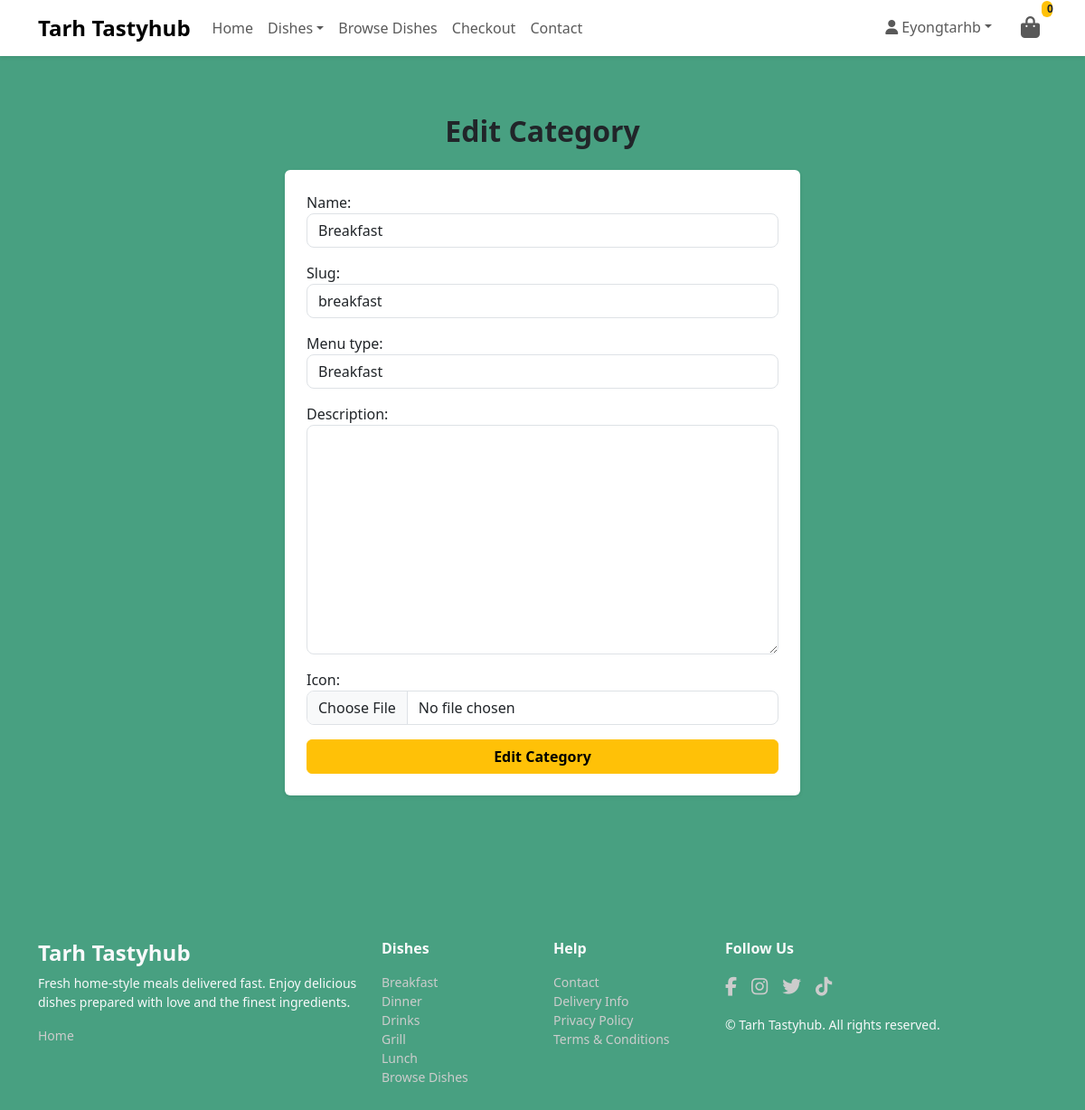
The app's page /dishes/category/edit/breakfast/ (signed in) with its own data.
### dishes/models.py (models this page shows, shortened)
class Category(models.Model):
    name = models.CharField(max_length=100, unique=True)
    slug = models.SlugField(max_length=100, unique=True, db_index=True)
    menu_type = models.CharField(
        max_length=50,
        choices=(
            ('Breakfast', 'Breakfast'),
            ('Lunch', 'Lunch'),
            ('Dinner', 'Dinner'),
            ('Grill', 'Grill'),
            ('Drinks', 'Drinks'),
        ),
        default='Breakfast'  # <-- added default to fix migration
    )
    description = models.TextField(blank=True, null=True)
    icon = models.ImageField(upload_to='category_icons/', blank=True, null=True)
    class Meta:
        verbose_name_plural = 'Categories'
        ordering = ('name',)
    def __str__(self):
        return self.name

### dishes/views.py (the view)
# urls.py: path('category/edit/<slug:slug>/', views.edit_category, name='edit_category'),
@login_required
@user_passes_test(admin_required)
def edit_category(request, slug):
    category = get_object_or_404(Category, slug=slug)
    if request.method == "POST":
        form = CategoryForm(request.POST, instance=category)
        if form.is_valid():
            form.save()
            cache.delete("cached_category_menu")
            cache.delete(f"category_dishes_{slug}")
            return redirect("dish_list_by_category", category_slug=category.slug)
    else:
        form = CategoryForm(instance=category)
    return render(
        request,
        "dishes/add_edit_category.html",
        {"form": form, "action": "Edit"},
    )

### dishes/forms.py
class CategoryForm(forms.ModelForm):
    class Meta:
        model = Category
        fields = ('name', 'slug', 'menu_type', 'description', 'icon')
    def __init__(self, *args, **kwargs):
        super().__init__(*args, **kwargs)
        for field in self.fields.values():
            field.widget.attrs['class'] = 'form-control mb-2'

### dishes/context_processors.py (called while the page is built)
def menu_dishes(request):
    menu = cache.get('menu_dishes')
    if menu is None:
        menu = {}
        menu_types = ['Breakfast', 'Lunch', 'Grill', 'Drinks']
        for menu_type in menu_types:
            categories = Category.objects.filter(menu_type=menu_type).prefetch_related('dishes')
            menu[menu_type] = {
                category.name: category.dishes.filter(available=True)
                for category in categories
            }
        cache.set('menu_dishes', menu, 60 * 60)  # cache for 1 hour
    return {'menu_dishes': menu}

def categories_nav(request):
    categories = cache.get('nav_categories')
    if categories is None:
        categories = list(Category.objects.only('name', 'slug'))
        cache.set('nav_categories', categories, 60 * 60)  # cache for 1 hour
    return {'categories': categories}

### dishes/models.py (called while the page is built)
    def get_queryset(self):
        return DishQuerySet(self.model, using=self._db)

### dishes/views.py (called while the page is built)
def admin_required(user):
    return user.is_staff

### dishes/templates/dishes/add_edit_category.html (shortened to what this page needs)
{% extends 'base.html' %}
{% block content %}
  <div class="container py-5">
    <h2 class="fw-bold text-center mb-4">{{ action }} Category</h2>
    <div class="row justify-content-center">
      <div class="col-md-6 bg-white p-4 rounded shadow-sm">
        <form method="post">
          {{ form.as_p }}
          <button type="submit" class="btn btn-warning w-100 fw-bold">{{ action }} Category</button>
        </form>
      </div>
    </div>
  </div>
{% endblock %}

### templates/includes/main-nav.html (shortened to what this page needs)
{% load static %}
{% load dishes_extras %}
<nav class="navbar navbar-expand-lg navbar-light bg-white shadow-sm d-none d-lg-block">
  <div class="container">
    <a class="navbar-brand fw-bold" href="{% url 'home' %}">Tarh Tastyhub</a>
    <div class="collapse navbar-collapse" id="mainNavbar">
      <ul class="navbar-nav me-auto mb-2 mb-lg-0">
        <li class="nav-item">
          <a class="nav-link" href="{% url 'home' %}">Home</a>
        </li>
        <li class="nav-item dropdown">
          <a class="nav-link dropdown-toggle" href="#" id="dishesDropdown" role="button" data-bs-toggle="dropdown" aria-expanded="false">Dishes</a>
        </li>
        <li class="nav-item">
          <a class="nav-link" href="{% url 'dish_list' %}">Browse Dishes</a>
        </li>
        <li class="nav-item">
          <a class="nav-link" href="{% url 'checkout' %}">Checkout</a>
        </li>
        <li class="nav-item">
          <a class="nav-link" href="">Contact</a>
        </li>
      </ul>
      <ul class="navbar-nav ms-auto mb-2 mb-lg-0">
        {% if user.is_authenticated %}
          <li class="nav-item dropdown">
            <a class="nav-link dropdown-toggle" href="#" id="profileDropdown" role="button" data-bs-toggle="dropdown" aria-expanded="false"><i class="fa-solid fa-user"></i> {{ user.username }}</a>
          </li>
        {% else %}
          <li class="nav-item">
            <a class="nav-link" href="{% url 'account_login' %}">Login</a>
          </li>
        {% endif %}
        <li class="nav-item ms-3 position-relative">
          <a class="nav-link position-relative" href="{% url 'bag' %}">
            <i class="fa-solid fa-shopping-bag fs-4"></i>
            <span id="bag-count" class="bag-count position-absolute top-0 start-100 translate-middle badge rounded-pill bg-warning text-dark" style="font-size: 0.75rem;">{{ bag_count|default:0 }}</span>
          </a>
        </li>
      </ul>
    </div>
  </div>
</nav>

### templates/includes/footer.html
<footer class="tarhh-footer text-light pt-5 pb-4 mt-5">
  <div class="container">
    <div class="row gy-4">
      <div class="col-12 col-md-4">
        <h4 class="logo-font fw-bold">Tarh Tastyhub</h4>
        <p class="mt-2 small">Fresh home-style meals delivered fast. Enjoy delicious dishes prepared with love and the finest ingredients.</p>
        <ul class="list-unstyled small">
          <li>
            <a class="footer-link" href="{% url 'home' %}">Home</a>
          </li>
        </ul>
      </div>
      <div class="col-6 col-md-2">
        <h6 class="fw-bold mb-3">Dishes</h6>
        <ul class="list-unstyled small">
          {% if categories %}
            {% for category in categories %}
              <li>
                <a class="footer-link" href="{% url 'dish_list_by_category' category.slug %}">{{ category }}</a>
              </li>
            {% endfor %}
          {% else %}
            <li>
              <span class="text-muted small">No categories</span>
            </li>
          {% endif %}
          <li>
            <a class="footer-link" href="{% url 'dish_list' %}">Browse Dishes</a>
          </li>
        </ul>
      </div>
      <div class="col-6 col-md-2">
        <h6 class="fw-bold mb-3">Help</h6>
        <ul class="list-unstyled small">
          <li>
            <a href="#" class="footer-link">Contact</a>
          </li>
          <li>
            <a href="#" class="footer-link">Delivery Info</a>
          </li>
          <li>
            <a href="#" class="footer-link">Privacy Policy</a>
          </li>
          <li>
            <a href="#" class="footer-link">Terms & Conditions</a>
          </li>
        </ul>
      </div>
      <div class="col-12 col-md-4">
        <h6 class="fw-bold mb-3">Follow Us</h6>
        <div class="d-flex gap-3">
          <a href="#" class="social-icon"><i class="fab fa-facebook-f"></i></a>
          <a href="#" class="social-icon"><i class="fab fa-instagram"></i></a>
          <a href="#" class="social-icon"><i class="fab fa-twitter"></i></a>
          <a href="#" class="social-icon"><i class="fab fa-tiktok"></i></a>
        </div>
        <p class="small mt-3 mb-0">&copy; {{ now|date:'Y' }} Tarh Tastyhub. All rights reserved.</p>
      </div>
    </div>
  </div>
</footer>

### static/css/base.css (style rules this page uses)
* { padding: 0; margin: 0; }
body { background-color: rgba(39, 143, 106, 0.843); font-family: 'Poppins', 'Segoe UI', sans-serif; color: #212529; }
.navbar-brand { font-size: 1.5rem; font-weight: 700; }
.nav-link { font-weight: 500; transition: color 0.2s ease-in-out; }
.navbar .badge, .offcanvas .badge { font-size: 0.75rem; padding: 3px 6px; background-color: #dc3545; color: #fff; border-radius: 50%; position: absolute; top: -5px; right: -10px; }
.btn-warning { color: #000; font-weight: 600; }
.form-control { border-radius: 8px; }
footer { align-items: center; }
.footer-link { color: #ccc; text-decoration: none; }
.social-icon { font-size: 1.3rem; color: #ccc; transition: 0.3s ease; }

### records on screen
Category: name "Breakfast", slug "breakfast", menu_type "Breakfast"
Category: name "Dinner"
Category: name "Drinks"
Category: name "Grill"
Category: name "Lunch"

### other values on screen
{{ user.username }} "Eyongtarhb"
{{ bag_count|default:0 }} "0"
{{ action }} "Edit"
